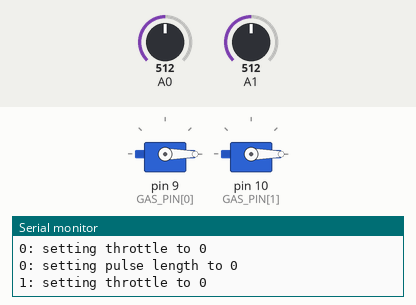
A sketch run on a simulated Arduino Uno, built with avr-gcc and run on an emulated ATmega328P. Shown: 2 × servo, the last lines printed to the serial monitor. Inputs (shaded band) come from the test bench; at power-on: A0 = 512, A1 = 512.

Above: at 1.3 s.
1.4 s: A0 set to 469
At 2.5 s:
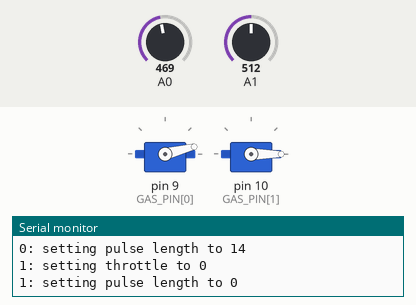
4.4 s: A1 set to 426
At 5.6 s:
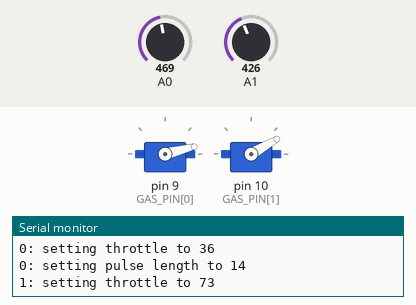
5.9 s: A1 set to 306
At 7.0 s:
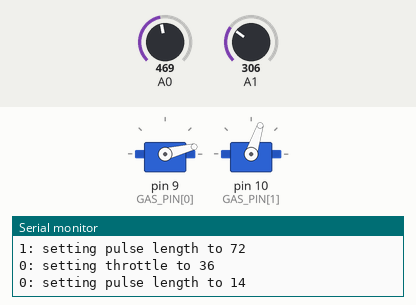
7.5 s: A0 set to 306
At 8.7 s:
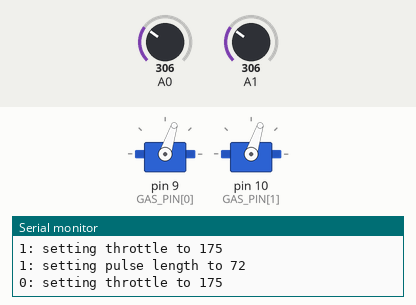
9.0 s: A0 set to 446
At 10.2 s:
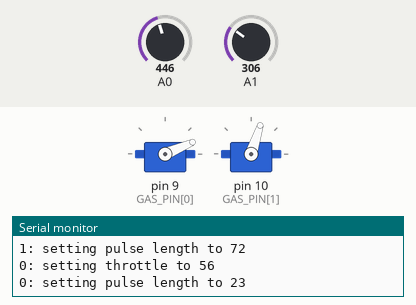
10.5 s: A1 set to 446
At 10.9 s:
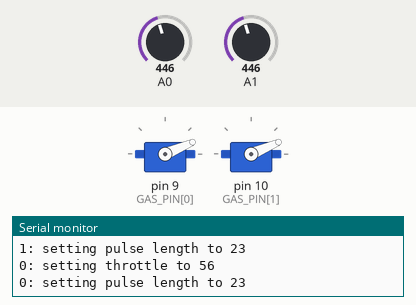
Timing chart, 0 to 13.0 s (numbered marks = the images above; inputs shaded):
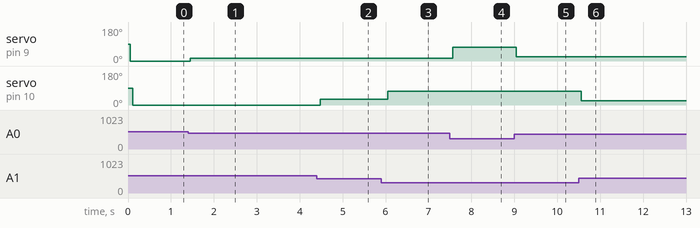

Measured:
- the behaviour switches between 483 and 482 on A0 (found by bisection; images 0 and 1)
- after the input at 1.4 s, servo on pin 9 (GAS_PIN[0]): 0° → 14° after 0.06 s
- after the input at 4.4 s, servo on pin 10 (GAS_PIN[1]): 0° → 30° after 0.08 s
- after the input at 5.9 s, servo on pin 10 (GAS_PIN[1]): 30° → 72° after 0.15 s
- after the input at 7.5 s, servo on pin 9 (GAS_PIN[0]): 14° → 72° after 0.07 s
- after the input at 9.0 s, servo on pin 9 (GAS_PIN[0]): 72° → 23° at once
- after the input at 10.5 s, servo on pin 10 (GAS_PIN[1]): 72° → 23° after 0.06 s

The sketch:

TestGamePadThrottle.ino
```cpp
#include <Servo.h>

// For if you want to debug
#define DEBUG
#ifdef DEBUG
// Macro debug(block) exectues block
#define debug(block) block
#else
// Macro debug(block) is a no-op
#define debug(block) (void)0;
#endif

#define LEFT  0
#define RIGHT 1

// Gamepad constants
const unsigned int GAMEPAD_PIN[2] = { 0, 1 }; // analog pins for the gamepad
static unsigned long JOYSTICK_ZERO[2];
#define JOYSTICK_MAX 0
#define JOYSTICK_THRESHOLD 5
static unsigned long MAX_SPEED = 436;

// Servo constants
const unsigned long THROTTLE_MIN[2] = { 0, 0 };
const unsigned long THROTTLE_MAX[2] = { 180, 180 };
#define SERVO_MIN THROTTLE_MIN
#define SERVO_MAX THROTTLE_MAX
const unsigned int GAS_PIN[2] = { 9, 10 };

// Servos
Servo gas_pedal[2];

void setup() {
  // put your setup code here, to run once:
  debug({ Serial.begin(9600); });

  initializeGamePad();
  initializeThrottle();
}

void initializeGamePad() {
  // Initialize the 0-point for the joystick, this means don't press it at start up, dummy
  for (int side = LEFT; side <= RIGHT; side++) {
    JOYSTICK_ZERO[side] = getJoystickPosition(side);
    long speed = JOYSTICK_ZERO[side] - JOYSTICK_MAX;
    if (speed < MAX_SPEED) {
      MAX_SPEED = speed;
    }
    debug({ Serial.print("JOYSTICK_ZERO["); Serial.print(side); Serial.print("]: "); Serial.println(JOYSTICK_ZERO[side]); });
  }
  debug({ Serial.print("MAX_SPEED: "); Serial.println(MAX_SPEED); });
}

void initializeThrottle() {
  // Start the servo shield
  for (int i = LEFT; i <= RIGHT; i++) {
    gas_pedal[i].attach(GAS_PIN[i]);
  }
  setThrottle(LEFT, 0);
  setThrottle(RIGHT, 0);
}

long getJoystickPosition(int side) {
  long joystick_position = analogRead(GAMEPAD_PIN[side]);
  return joystick_position;
}

void loop() {
  for (int side = LEFT; side <= RIGHT; side++) {
    long desired_speed = getDesiredSpeed(side);
    setThrottle(side, desired_speed);
  }
  delay(30);
}

// Get the desired speed
long getDesiredSpeed(int side) {
  long stick_value = getJoystickPosition(side);
  if (stick_value >= (JOYSTICK_ZERO[side] + 2 * JOYSTICK_THRESHOLD)) {
    // Brake
    return -1;
  }
  else if (stick_value <= (JOYSTICK_ZERO[side] - JOYSTICK_THRESHOLD)) {
    return map(stick_value, JOYSTICK_ZERO[side], JOYSTICK_MAX, 0, MAX_SPEED);
  }
  else {
    return 0;
  }
}

// Set the throttle
void setThrottle(int side, long speed) {
  debug({ Serial.print(side); Serial.print(": setting throttle to "); Serial.println(speed); });

  // Map degrees to pulse length
  long position = constrain(
     map(speed, 0, MAX_SPEED, THROTTLE_MIN[side], THROTTLE_MAX[side]),
     SERVO_MIN[side],
     SERVO_MAX[side]
  );
  debug({ Serial.print(side); Serial.print(": setting pulse length to "); Serial.println(position); });

  // Set the throttle
  gas_pedal[side].write(position);
}
```
